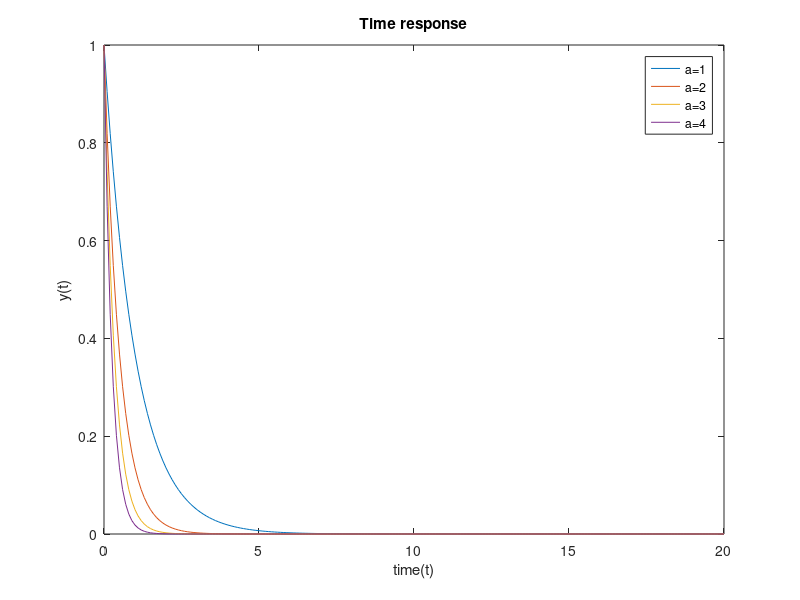

Write the MATLAB code that produced this figure.
clearvars,clc

t = 0:0.1:20;
a = 1;
y_t = exp(-a*t);

for a=1:4
    y_t = exp(-a*t); % Update y_t for the current value of a
    tau = 1/a;
    steady_state_time = 6*tau
    plot(t, y_t); % Plot the updated y_t
    title("Time response");
    xlabel('time(t)');
    ylabel('y(t)');
    hold on
end

legend('a=1', 'a=2', 'a=3', 'a=4');